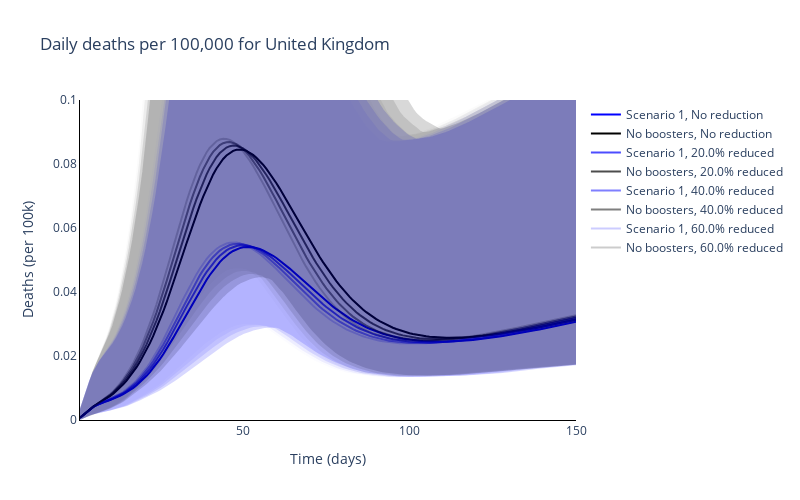
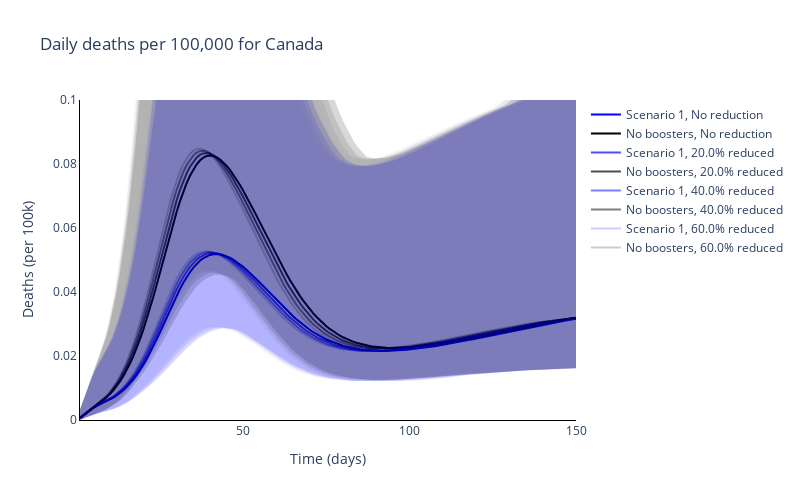
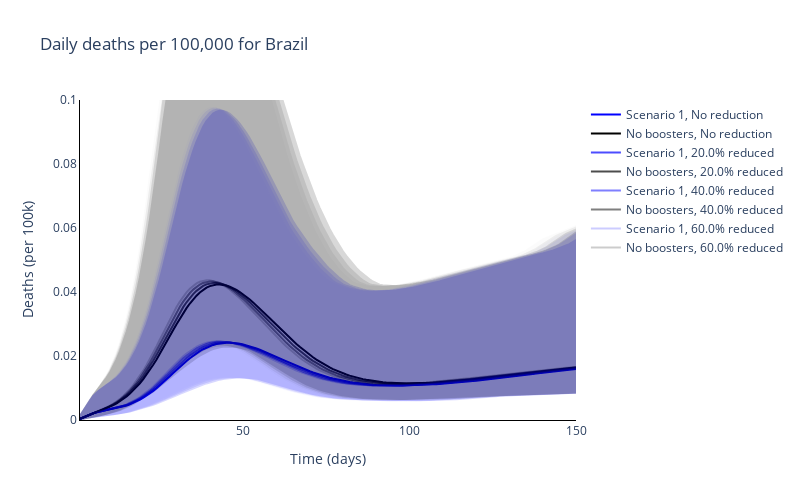
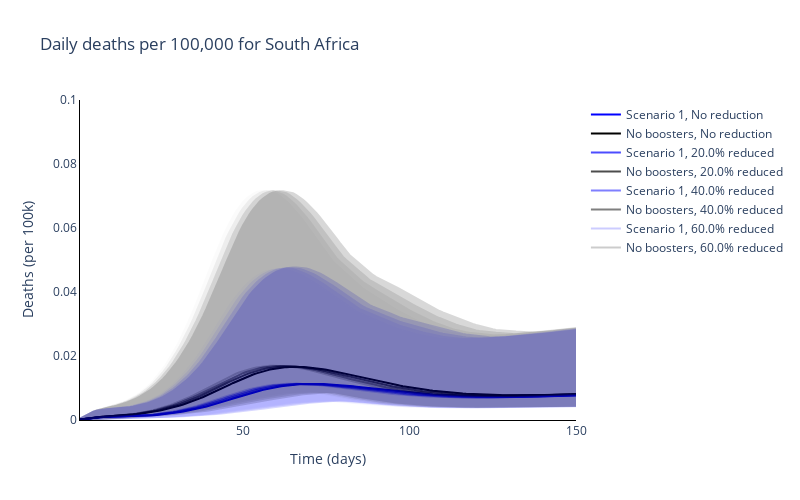

Notebook cell for these charts, in order:
### Markdown cell above
### Plot the time series of numbers of deaths for the different regions

### Code cell
# Trace names - represent the solver used for the simulation
trace_scenario_name = ['Scenario {}'.format(s+1) for s, scenario in enumerate(scenario_names[:-1])] + [scenario_names[-1]]
trace_reduction_name = ['No reduction'] + ['{}% reduced'.format(100 * cv) for cv in changes_vaccine[1:]]

trace_name = [
    '{}, {}'.format(scenario, reduction)
    for reduction in trace_reduction_name for scenario in trace_scenario_name]

# Plot for each region
for r, reg in enumerate(regions):
    fig = go.Figure()
    # Plot for each boosting scenario
    for cv, change_vacc in enumerate(changes_vaccine):
        for s, scenario in enumerate(scenario_names):
            if (s==0) or (s==len(scenario_names)-1):
                fig.add_trace(
                    go.Scatter(
                        y=total_new_deaths_mean[r][cv, s, :],
                        x=times,
                        mode='lines',
                        name=trace_name[s + cv * len(scenario_names)],
                        line=dict(
                            color=colours[s]),
                        opacity=[1, 0.7, 0.5, 0.2][cv]
                    )
                )

    # Plot for each boosting scenario
    for cv, change_vacc in enumerate(changes_vaccine):
        for s, scenario in enumerate(scenario_names):
            if (s==0) or (s==len(scenario_names)-1):
                fig.add_trace(
                    go.Scatter(
                        y=total_new_deaths_upper[r][cv, s, :].tolist() + total_new_deaths_lower[r][cv, s, :].tolist()[::-1],
                        x=times + times[::-1],
                        mode='lines',
                        name=trace_name[s + cv * len(scenario_names)],
                        fill='toself',
                        fillcolor=colours[s],
                        line_color=colours[s],
                        opacity=[0.15, 0.1, 0.05, 0.01][cv],
                        showlegend=False
                    )
                )

    # Add axis labels
    fig.update_layout(
        boxmode='group',
        title='Daily deaths per 100,000 for {}'.format(reg),
        width=800,
        height=500,
        plot_bgcolor='white',
        xaxis=dict(
            linecolor='black',
            title='Time (days)'
            ),
        yaxis=dict(
            linecolor='black',
            title='Deaths (per 100k)',
            range=[0, 0.1]),
        hovermode='x unified'
        )

    fig.write_image('images/report3_partial_vaccine_effects/Partial Initial Deaths for {}.pdf'.format(reg))
    fig.show()

### Figure 1 — Plotly figure (JSON) as saved in the notebook; plotly's stock layout.template omitted (floating-point values rounded to 4 significant figures; data arrays with more than 128 entries replaced by an {"elided": "..."} marker saying what was removed)
{"data": [{"line": {"color": "blue"}, "mode": "lines", "name": "Scenario 1, No reduction", "opacity": 1, "type": "scatter", "x": {"elided": "150 int values"}, "y": {"elided": "150 float values"}}, {"line": {"color": "black"}, "mode": "lines", "name": "No boosters, No reduction", "opacity": 1, "type": "scatter", "x": {"elided": "150 int values"}, "y": {"elided": "150 float values"}}, {"line": {"color": "blue"}, "mode": "lines", "name": "Scenario 1, 20.0% reduced", "opacity": 0.7, "type": "scatter", "x": {"elided": "150 int values"}, "y": {"elided": "150 float values"}}, {"line": {"color": "black"}, "mode": "lines", "name": "No boosters, 20.0% reduced", "opacity": 0.7, "type": "scatter", "x": {"elided": "150 int values"}, "y": {"elided": "150 float values"}}, {"line": {"color": "blue"}, "mode": "lines", "name": "Scenario 1, 40.0% reduced", "opacity": 0.5, "type": "scatter", "x": {"elided": "150 int values"}, "y": {"elided": "150 float values"}}, {"line": {"color": "black"}, "mode": "lines", "name": "No boosters, 40.0% reduced", "opacity": 0.5, "type": "scatter", "x": {"elided": "150 int values"}, "y": {"elided": "150 float values"}}, {"line": {"color": "blue"}, "mode": "lines", "name": "Scenario 1, 60.0% reduced", "opacity": 0.2, "type": "scatter", "x": {"elided": "150 int values"}, "y": {"elided": "150 float values"}}, {"line": {"color": "black"}, "mode": "lines", "name": "No boosters, 60.0% reduced", "opacity": 0.2, "type": "scatter", "x": {"elided": "150 int values"}, "y": {"elided": "150 float values"}}, {"fill": "toself", "fillcolor": "blue", "line": {"color": "blue"}, "mode": "lines", "name": "Scenario 1, No reduction", "opacity": 0.15, "showlegend": false, "type": "scatter", "x": {"elided": "300 int values"}, "y": {"elided": "300 float values"}}, {"fill": "toself", "fillcolor": "black", "line": {"color": "black"}, "mode": "lines", "name": "No boosters, No reduction", "opacity": 0.15, "showlegend": false, "type": "scatter", "x": {"elided": "300 int values"}, "y": {"elided": "300 float values"}}, {"fill": "toself", "fillcolor": "blue", "line": {"color": "blue"}, "mode": "lines", "name": "Scenario 1, 20.0% reduced", "opacity": 0.1, "showlegend": false, "type": "scatter", "x": {"elided": "300 int values"}, "y": {"elided": "300 float values"}}, {"fill": "toself", "fillcolor": "black", "line": {"color": "black"}, "mode": "lines", "name": "No boosters, 20.0% reduced", "opacity": 0.1, "showlegend": false, "type": "scatter", "x": {"elided": "300 int values"}, "y": {"elided": "300 float values"}}, {"fill": "toself", "fillcolor": "blue", "line": {"color": "blue"}, "mode": "lines", "name": "Scenario 1, 40.0% reduced", "opacity": 0.05, "showlegend": false, "type": "scatter", "x": {"elided": "300 int values"}, "y": {"elided": "300 float values"}}, {"fill": "toself", "fillcolor": "black", "line": {"color": "black"}, "mode": "lines", "name": "No boosters, 40.0% reduced", "opacity": 0.05, "showlegend": false, "type": "scatter", "x": {"elided": "300 int values"}, "y": {"elided": "300 float values"}}, {"fill": "toself", "fillcolor": "blue", "line": {"color": "blue"}, "mode": "lines", "name": "Scenario 1, 60.0% reduced", "opacity": 0.01, "showlegend": false, "type": "scatter", "x": {"elided": "300 int values"}, "y": {"elided": "300 float values"}}, {"fill": "toself", "fillcolor": "black", "line": {"color": "black"}, "mode": "lines", "name": "No boosters, 60.0% reduced", "opacity": 0.01, "showlegend": false, "type": "scatter", "x": {"elided": "300 int values"}, "y": {"elided": "300 float values"}}], "layout": {"boxmode": "group", "height": 500, "hovermode": "x unified", "plot_bgcolor": "white", "title": {"text": "Daily deaths per 100,000 for United Kingdom"}, "width": 800, "xaxis": {"linecolor": "black", "title": {"text": "Time (days)"}}, "yaxis": {"linecolor": "black", "range": [0, 0.1], "title": {"text": "Deaths (per 100k)"}}}}

### Figure 2 — Plotly figure (JSON) as saved in the notebook; plotly's stock layout.template omitted (floating-point values rounded to 4 significant figures; data arrays with more than 128 entries replaced by an {"elided": "..."} marker saying what was removed)
{"data": [{"line": {"color": "blue"}, "mode": "lines", "name": "Scenario 1, No reduction", "opacity": 1, "type": "scatter", "x": {"elided": "150 int values"}, "y": {"elided": "150 float values"}}, {"line": {"color": "black"}, "mode": "lines", "name": "No boosters, No reduction", "opacity": 1, "type": "scatter", "x": {"elided": "150 int values"}, "y": {"elided": "150 float values"}}, {"line": {"color": "blue"}, "mode": "lines", "name": "Scenario 1, 20.0% reduced", "opacity": 0.7, "type": "scatter", "x": {"elided": "150 int values"}, "y": {"elided": "150 float values"}}, {"line": {"color": "black"}, "mode": "lines", "name": "No boosters, 20.0% reduced", "opacity": 0.7, "type": "scatter", "x": {"elided": "150 int values"}, "y": {"elided": "150 float values"}}, {"line": {"color": "blue"}, "mode": "lines", "name": "Scenario 1, 40.0% reduced", "opacity": 0.5, "type": "scatter", "x": {"elided": "150 int values"}, "y": {"elided": "150 float values"}}, {"line": {"color": "black"}, "mode": "lines", "name": "No boosters, 40.0% reduced", "opacity": 0.5, "type": "scatter", "x": {"elided": "150 int values"}, "y": {"elided": "150 float values"}}, {"line": {"color": "blue"}, "mode": "lines", "name": "Scenario 1, 60.0% reduced", "opacity": 0.2, "type": "scatter", "x": {"elided": "150 int values"}, "y": {"elided": "150 float values"}}, {"line": {"color": "black"}, "mode": "lines", "name": "No boosters, 60.0% reduced", "opacity": 0.2, "type": "scatter", "x": {"elided": "150 int values"}, "y": {"elided": "150 float values"}}, {"fill": "toself", "fillcolor": "blue", "line": {"color": "blue"}, "mode": "lines", "name": "Scenario 1, No reduction", "opacity": 0.15, "showlegend": false, "type": "scatter", "x": {"elided": "300 int values"}, "y": {"elided": "300 float values"}}, {"fill": "toself", "fillcolor": "black", "line": {"color": "black"}, "mode": "lines", "name": "No boosters, No reduction", "opacity": 0.15, "showlegend": false, "type": "scatter", "x": {"elided": "300 int values"}, "y": {"elided": "300 float values"}}, {"fill": "toself", "fillcolor": "blue", "line": {"color": "blue"}, "mode": "lines", "name": "Scenario 1, 20.0% reduced", "opacity": 0.1, "showlegend": false, "type": "scatter", "x": {"elided": "300 int values"}, "y": {"elided": "300 float values"}}, {"fill": "toself", "fillcolor": "black", "line": {"color": "black"}, "mode": "lines", "name": "No boosters, 20.0% reduced", "opacity": 0.1, "showlegend": false, "type": "scatter", "x": {"elided": "300 int values"}, "y": {"elided": "300 float values"}}, {"fill": "toself", "fillcolor": "blue", "line": {"color": "blue"}, "mode": "lines", "name": "Scenario 1, 40.0% reduced", "opacity": 0.05, "showlegend": false, "type": "scatter", "x": {"elided": "300 int values"}, "y": {"elided": "300 float values"}}, {"fill": "toself", "fillcolor": "black", "line": {"color": "black"}, "mode": "lines", "name": "No boosters, 40.0% reduced", "opacity": 0.05, "showlegend": false, "type": "scatter", "x": {"elided": "300 int values"}, "y": {"elided": "300 float values"}}, {"fill": "toself", "fillcolor": "blue", "line": {"color": "blue"}, "mode": "lines", "name": "Scenario 1, 60.0% reduced", "opacity": 0.01, "showlegend": false, "type": "scatter", "x": {"elided": "300 int values"}, "y": {"elided": "300 float values"}}, {"fill": "toself", "fillcolor": "black", "line": {"color": "black"}, "mode": "lines", "name": "No boosters, 60.0% reduced", "opacity": 0.01, "showlegend": false, "type": "scatter", "x": {"elided": "300 int values"}, "y": {"elided": "300 float values"}}], "layout": {"boxmode": "group", "height": 500, "hovermode": "x unified", "plot_bgcolor": "white", "title": {"text": "Daily deaths per 100,000 for Canada"}, "width": 800, "xaxis": {"linecolor": "black", "title": {"text": "Time (days)"}}, "yaxis": {"linecolor": "black", "range": [0, 0.1], "title": {"text": "Deaths (per 100k)"}}}}

### Figure 3 — Plotly figure (JSON) as saved in the notebook; plotly's stock layout.template omitted (floating-point values rounded to 4 significant figures; data arrays with more than 128 entries replaced by an {"elided": "..."} marker saying what was removed)
{"data": [{"line": {"color": "blue"}, "mode": "lines", "name": "Scenario 1, No reduction", "opacity": 1, "type": "scatter", "x": {"elided": "150 int values"}, "y": {"elided": "150 float values"}}, {"line": {"color": "black"}, "mode": "lines", "name": "No boosters, No reduction", "opacity": 1, "type": "scatter", "x": {"elided": "150 int values"}, "y": {"elided": "150 float values"}}, {"line": {"color": "blue"}, "mode": "lines", "name": "Scenario 1, 20.0% reduced", "opacity": 0.7, "type": "scatter", "x": {"elided": "150 int values"}, "y": {"elided": "150 float values"}}, {"line": {"color": "black"}, "mode": "lines", "name": "No boosters, 20.0% reduced", "opacity": 0.7, "type": "scatter", "x": {"elided": "150 int values"}, "y": {"elided": "150 float values"}}, {"line": {"color": "blue"}, "mode": "lines", "name": "Scenario 1, 40.0% reduced", "opacity": 0.5, "type": "scatter", "x": {"elided": "150 int values"}, "y": {"elided": "150 float values"}}, {"line": {"color": "black"}, "mode": "lines", "name": "No boosters, 40.0% reduced", "opacity": 0.5, "type": "scatter", "x": {"elided": "150 int values"}, "y": {"elided": "150 float values"}}, {"line": {"color": "blue"}, "mode": "lines", "name": "Scenario 1, 60.0% reduced", "opacity": 0.2, "type": "scatter", "x": {"elided": "150 int values"}, "y": {"elided": "150 float values"}}, {"line": {"color": "black"}, "mode": "lines", "name": "No boosters, 60.0% reduced", "opacity": 0.2, "type": "scatter", "x": {"elided": "150 int values"}, "y": {"elided": "150 float values"}}, {"fill": "toself", "fillcolor": "blue", "line": {"color": "blue"}, "mode": "lines", "name": "Scenario 1, No reduction", "opacity": 0.15, "showlegend": false, "type": "scatter", "x": {"elided": "300 int values"}, "y": {"elided": "300 float values"}}, {"fill": "toself", "fillcolor": "black", "line": {"color": "black"}, "mode": "lines", "name": "No boosters, No reduction", "opacity": 0.15, "showlegend": false, "type": "scatter", "x": {"elided": "300 int values"}, "y": {"elided": "300 float values"}}, {"fill": "toself", "fillcolor": "blue", "line": {"color": "blue"}, "mode": "lines", "name": "Scenario 1, 20.0% reduced", "opacity": 0.1, "showlegend": false, "type": "scatter", "x": {"elided": "300 int values"}, "y": {"elided": "300 float values"}}, {"fill": "toself", "fillcolor": "black", "line": {"color": "black"}, "mode": "lines", "name": "No boosters, 20.0% reduced", "opacity": 0.1, "showlegend": false, "type": "scatter", "x": {"elided": "300 int values"}, "y": {"elided": "300 float values"}}, {"fill": "toself", "fillcolor": "blue", "line": {"color": "blue"}, "mode": "lines", "name": "Scenario 1, 40.0% reduced", "opacity": 0.05, "showlegend": false, "type": "scatter", "x": {"elided": "300 int values"}, "y": {"elided": "300 float values"}}, {"fill": "toself", "fillcolor": "black", "line": {"color": "black"}, "mode": "lines", "name": "No boosters, 40.0% reduced", "opacity": 0.05, "showlegend": false, "type": "scatter", "x": {"elided": "300 int values"}, "y": {"elided": "300 float values"}}, {"fill": "toself", "fillcolor": "blue", "line": {"color": "blue"}, "mode": "lines", "name": "Scenario 1, 60.0% reduced", "opacity": 0.01, "showlegend": false, "type": "scatter", "x": {"elided": "300 int values"}, "y": {"elided": "300 float values"}}, {"fill": "toself", "fillcolor": "black", "line": {"color": "black"}, "mode": "lines", "name": "No boosters, 60.0% reduced", "opacity": 0.01, "showlegend": false, "type": "scatter", "x": {"elided": "300 int values"}, "y": {"elided": "300 float values"}}], "layout": {"boxmode": "group", "height": 500, "hovermode": "x unified", "plot_bgcolor": "white", "title": {"text": "Daily deaths per 100,000 for Brazil"}, "width": 800, "xaxis": {"linecolor": "black", "title": {"text": "Time (days)"}}, "yaxis": {"linecolor": "black", "range": [0, 0.1], "title": {"text": "Deaths (per 100k)"}}}}

### Figure 4 — Plotly figure (JSON) as saved in the notebook; plotly's stock layout.template omitted (floating-point values rounded to 4 significant figures; data arrays with more than 128 entries replaced by an {"elided": "..."} marker saying what was removed)
{"data": [{"line": {"color": "blue"}, "mode": "lines", "name": "Scenario 1, No reduction", "opacity": 1, "type": "scatter", "x": {"elided": "150 int values"}, "y": {"elided": "150 float values"}}, {"line": {"color": "black"}, "mode": "lines", "name": "No boosters, No reduction", "opacity": 1, "type": "scatter", "x": {"elided": "150 int values"}, "y": {"elided": "150 float values"}}, {"line": {"color": "blue"}, "mode": "lines", "name": "Scenario 1, 20.0% reduced", "opacity": 0.7, "type": "scatter", "x": {"elided": "150 int values"}, "y": {"elided": "150 float values"}}, {"line": {"color": "black"}, "mode": "lines", "name": "No boosters, 20.0% reduced", "opacity": 0.7, "type": "scatter", "x": {"elided": "150 int values"}, "y": {"elided": "150 float values"}}, {"line": {"color": "blue"}, "mode": "lines", "name": "Scenario 1, 40.0% reduced", "opacity": 0.5, "type": "scatter", "x": {"elided": "150 int values"}, "y": {"elided": "150 float values"}}, {"line": {"color": "black"}, "mode": "lines", "name": "No boosters, 40.0% reduced", "opacity": 0.5, "type": "scatter", "x": {"elided": "150 int values"}, "y": {"elided": "150 float values"}}, {"line": {"color": "blue"}, "mode": "lines", "name": "Scenario 1, 60.0% reduced", "opacity": 0.2, "type": "scatter", "x": {"elided": "150 int values"}, "y": {"elided": "150 float values"}}, {"line": {"color": "black"}, "mode": "lines", "name": "No boosters, 60.0% reduced", "opacity": 0.2, "type": "scatter", "x": {"elided": "150 int values"}, "y": {"elided": "150 float values"}}, {"fill": "toself", "fillcolor": "blue", "line": {"color": "blue"}, "mode": "lines", "name": "Scenario 1, No reduction", "opacity": 0.15, "showlegend": false, "type": "scatter", "x": {"elided": "300 int values"}, "y": {"elided": "300 float values"}}, {"fill": "toself", "fillcolor": "black", "line": {"color": "black"}, "mode": "lines", "name": "No boosters, No reduction", "opacity": 0.15, "showlegend": false, "type": "scatter", "x": {"elided": "300 int values"}, "y": {"elided": "300 float values"}}, {"fill": "toself", "fillcolor": "blue", "line": {"color": "blue"}, "mode": "lines", "name": "Scenario 1, 20.0% reduced", "opacity": 0.1, "showlegend": false, "type": "scatter", "x": {"elided": "300 int values"}, "y": {"elided": "300 float values"}}, {"fill": "toself", "fillcolor": "black", "line": {"color": "black"}, "mode": "lines", "name": "No boosters, 20.0% reduced", "opacity": 0.1, "showlegend": false, "type": "scatter", "x": {"elided": "300 int values"}, "y": {"elided": "300 float values"}}, {"fill": "toself", "fillcolor": "blue", "line": {"color": "blue"}, "mode": "lines", "name": "Scenario 1, 40.0% reduced", "opacity": 0.05, "showlegend": false, "type": "scatter", "x": {"elided": "300 int values"}, "y": {"elided": "300 float values"}}, {"fill": "toself", "fillcolor": "black", "line": {"color": "black"}, "mode": "lines", "name": "No boosters, 40.0% reduced", "opacity": 0.05, "showlegend": false, "type": "scatter", "x": {"elided": "300 int values"}, "y": {"elided": "300 float values"}}, {"fill": "toself", "fillcolor": "blue", "line": {"color": "blue"}, "mode": "lines", "name": "Scenario 1, 60.0% reduced", "opacity": 0.01, "showlegend": false, "type": "scatter", "x": {"elided": "300 int values"}, "y": {"elided": "300 float values"}}, {"fill": "toself", "fillcolor": "black", "line": {"color": "black"}, "mode": "lines", "name": "No boosters, 60.0% reduced", "opacity": 0.01, "showlegend": false, "type": "scatter", "x": {"elided": "300 int values"}, "y": {"elided": "300 float values"}}], "layout": {"boxmode": "group", "height": 500, "hovermode": "x unified", "plot_bgcolor": "white", "title": {"text": "Daily deaths per 100,000 for South Africa"}, "width": 800, "xaxis": {"linecolor": "black", "title": {"text": "Time (days)"}}, "yaxis": {"linecolor": "black", "range": [0, 0.1], "title": {"text": "Deaths (per 100k)"}}}}
